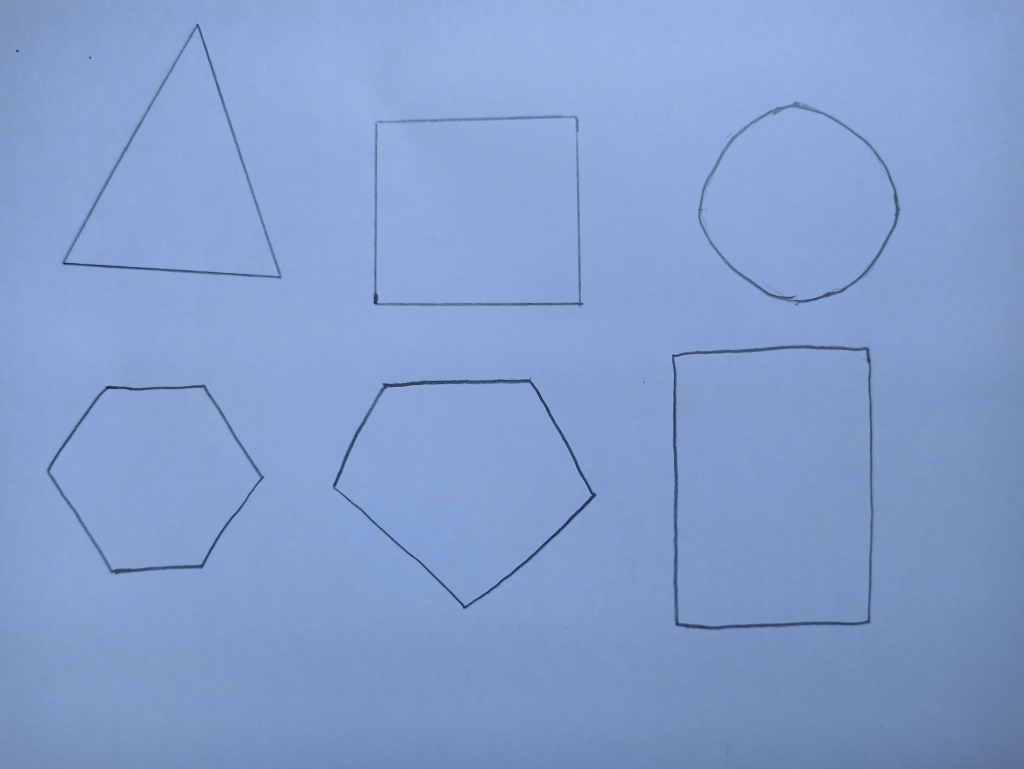
#> input picture HoughLines/shapes6light.jpeg, 2048 x 1537 px, found by its file name (shown at 1/2 size)
$ python HoughLinesP.py
#> lines starting #> are read from the running program, lines starting #| are printed output that depends on the picture; after the words box and inside, x2 and y2 are one past the last pixel; in counts of white or black regions, pixels touching at a corner belong together
import cv2
import numpy as np

img = cv2.imread('images/shapes6light.jpeg', cv2.IMREAD_COLOR)
#> img is the input picture: shape (1537, 2048, 3); mean B, G, R 205, 158.7, 131.2
img = cv2.pyrDown(img)
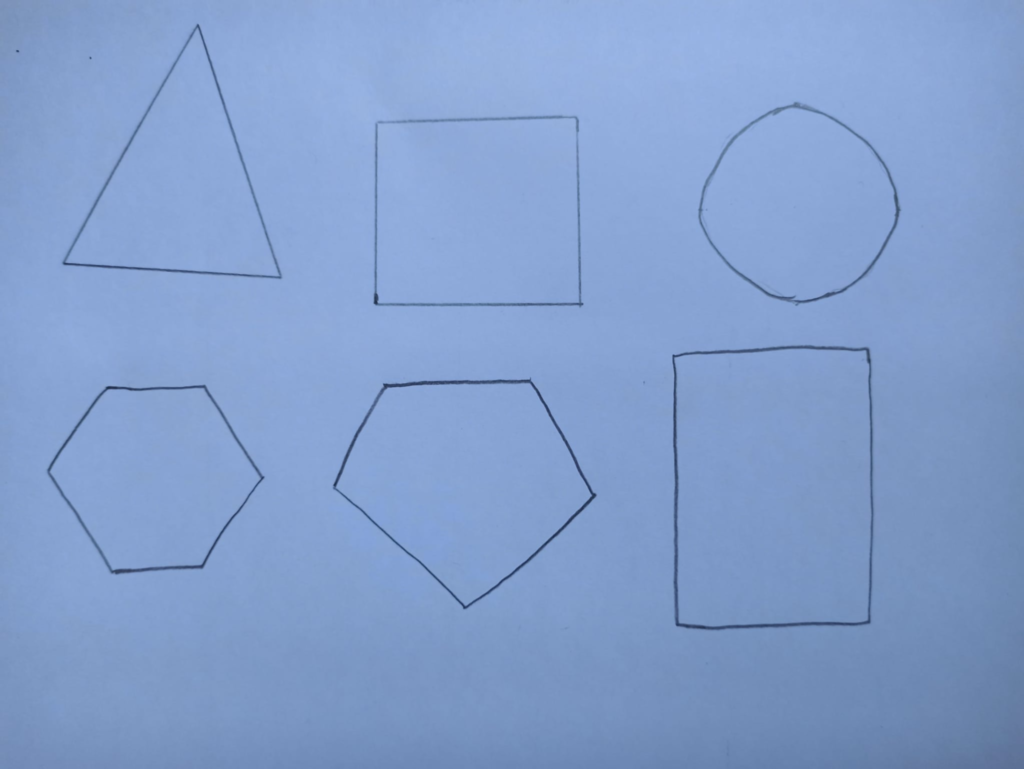
#> img: shape (769, 1024, 3); mean B, G, R 205, 158.7, 131.2
gray = cv2.cvtColor(img, cv2.COLOR_BGR2GRAY)
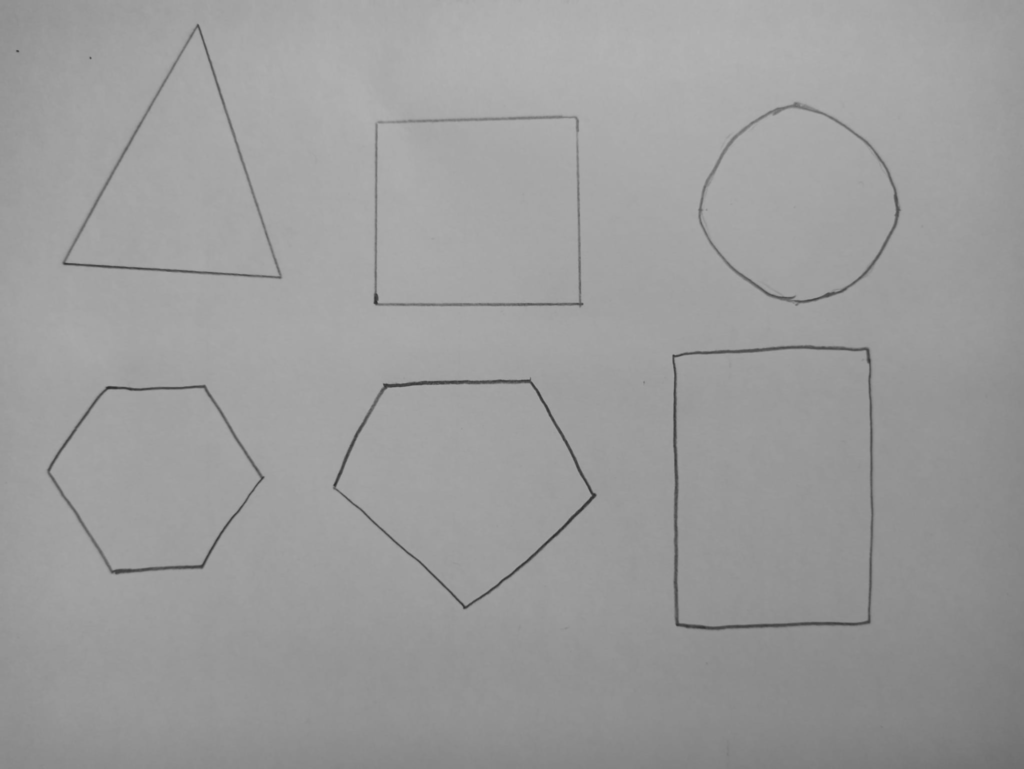
#> gray: shape (769, 1024); min 44, max 180, mean 155.7
edges = cv2.Canny(gray, 10, 220)
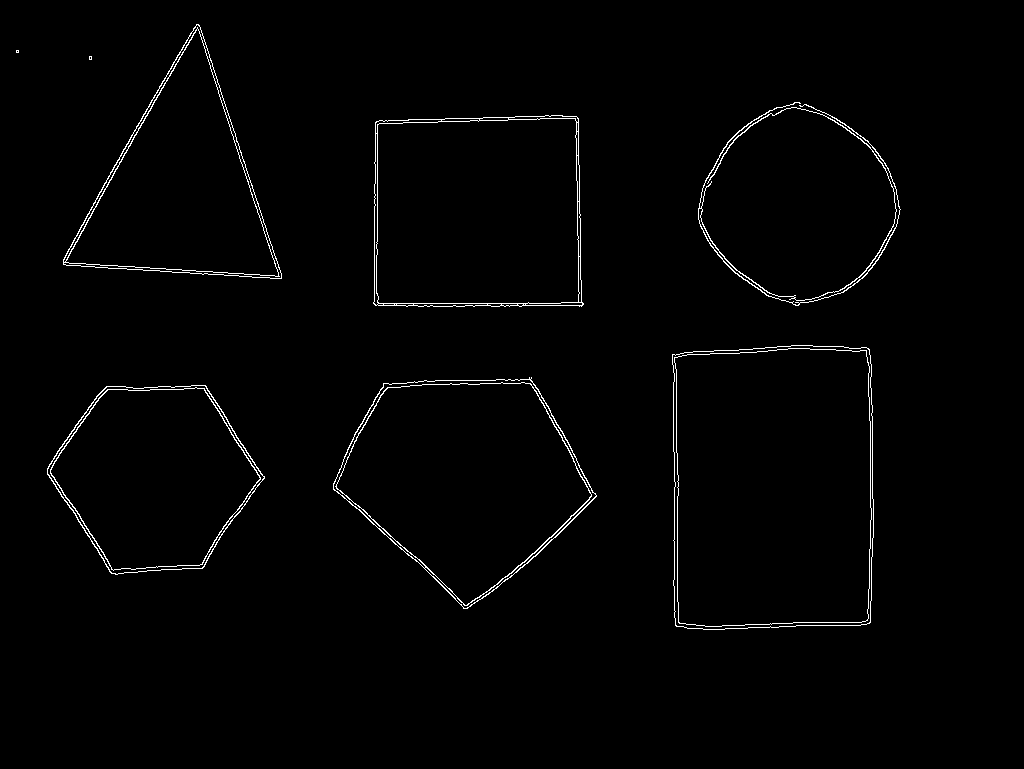
#> edges: shape (769, 1024); 1.3% white in thin lines or dots, all inside (x1, y1, x2, y2) = (16, 24, 901, 630)
# Detect points that form a line
lines = cv2.HoughLinesP(edges, 1, np.pi/180, 100, minLineLength=20, maxLineGap=30)
#> lines = 32 rows, first 6: [199, 25, 281, 277], [63, 259, 84, 222], [373, 303, 583, 303], [196, 24, 278, 278], [63, 264, 154, 100], [870, 387, 870, 355]

# Draw lines on the image
for line in lines:
    x1, y1, x2, y2 = line[0]
    cv2.line(img, (x1, y1), (x2, y2), (255, 0, 0), 2)
#> this loop made 32 passes
#> (x1, y1, x2, y2) on passes 1 to 12: (199, 25, 281, 277), (63, 259, 84, 222), (373, 303, 583, 303), (196, 24, 278, 278), (63, 264, 154, 100), (870, 387, 870, 355), (674, 617, 674, 452), (383, 386, 533, 383), (769, 110, 816, 109), (63, 261, 279, 276), (575, 116, 578, 305), (376, 121, 562, 115)
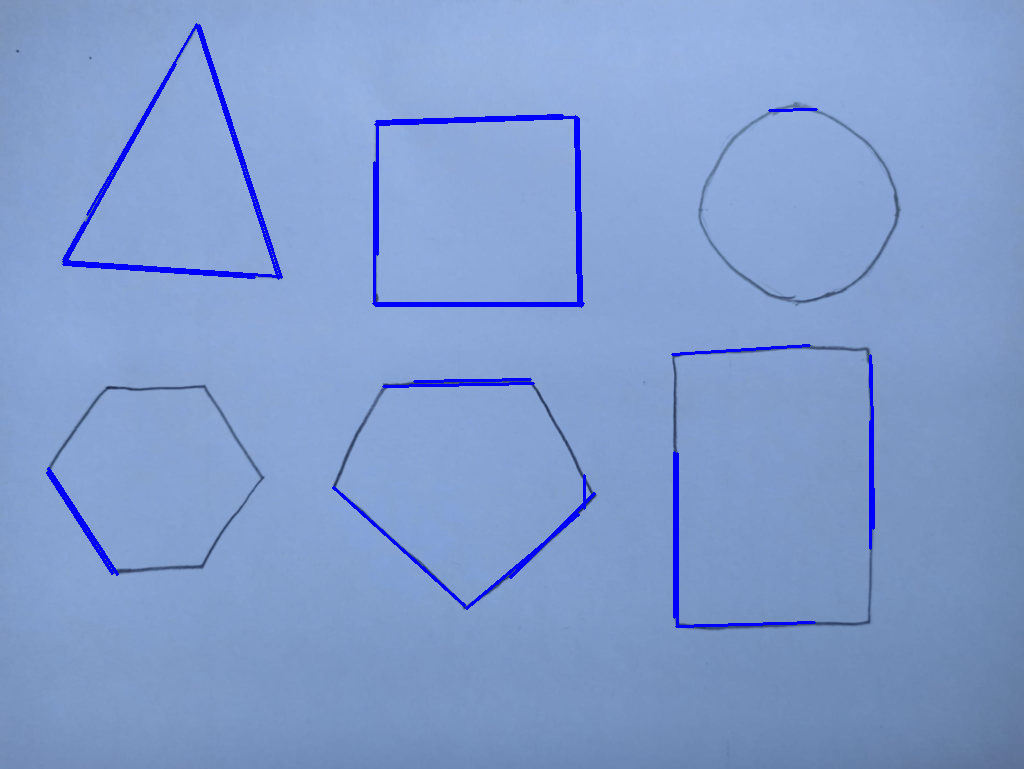
#> img: shape (769, 1024, 3); 1.77% of pixels changed, all inside (x1, y1, x2, y2) = (46, 23, 875, 628)

print(lines)
#> (printed output is left out)

cv2.imshow("Result Image", img)
cv2.waitKey(0)
cv2.destroyAllWindows()
